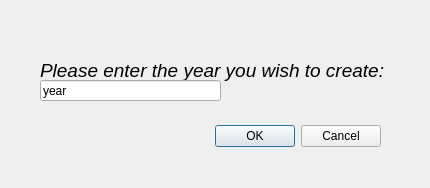
<?xml version="1.0" encoding="UTF-8"?>
<ui version="4.0">
 <class>Dialog</class>
 <widget class="QDialog" name="Dialog">
  <property name="geometry">
   <rect>
    <x>0</x>
    <y>0</y>
    <width>430</width>
    <height>188</height>
   </rect>
  </property>
  <property name="windowTitle">
   <string>Dialog</string>
  </property>
  <widget class="QDialogButtonBox" name="buttonBox">
   <property name="geometry">
    <rect>
     <x>40</x>
     <y>120</y>
     <width>341</width>
     <height>32</height>
    </rect>
   </property>
   <property name="orientation">
    <enum>Qt::Horizontal</enum>
   </property>
   <property name="standardButtons">
    <set>QDialogButtonBox::Cancel|QDialogButtonBox::Ok</set>
   </property>
  </widget>
  <widget class="QLabel" name="question">
   <property name="geometry">
    <rect>
     <x>40</x>
     <y>50</y>
     <width>371</width>
     <height>41</height>
    </rect>
   </property>
   <property name="text">
    <string>&lt;html&gt;&lt;head/&gt;&lt;body&gt;&lt;p&gt;&lt;span style=&quot; font-size:14pt; font-style:italic;&quot;&gt;Please enter the year you wish to create:&lt;/span&gt;&lt;/p&gt;&lt;/body&gt;&lt;/html&gt;</string>
   </property>
   <property name="textFormat">
    <enum>Qt::RichText</enum>
   </property>
  </widget>
  <widget class="QLineEdit" name="lineEdit">
   <property name="geometry">
    <rect>
     <x>40</x>
     <y>80</y>
     <width>181</width>
     <height>21</height>
    </rect>
   </property>
   <property name="text">
    <string>year</string>
   </property>
  </widget>
 </widget>
 <resources/>
 <connections>
  <connection>
   <sender>buttonBox</sender>
   <signal>accepted()</signal>
   <receiver>Dialog</receiver>
   <slot>accept()</slot>
   <hints>
    <hint type="sourcelabel">
     <x>248</x>
     <y>254</y>
    </hint>
    <hint type="destinationlabel">
     <x>157</x>
     <y>274</y>
    </hint>
   </hints>
  </connection>
  <connection>
   <sender>buttonBox</sender>
   <signal>rejected()</signal>
   <receiver>Dialog</receiver>
   <slot>reject()</slot>
   <hints>
    <hint type="sourcelabel">
     <x>316</x>
     <y>260</y>
    </hint>
    <hint type="destinationlabel">
     <x>286</x>
     <y>274</y>
    </hint>
   </hints>
  </connection>
 </connections>
</ui>
